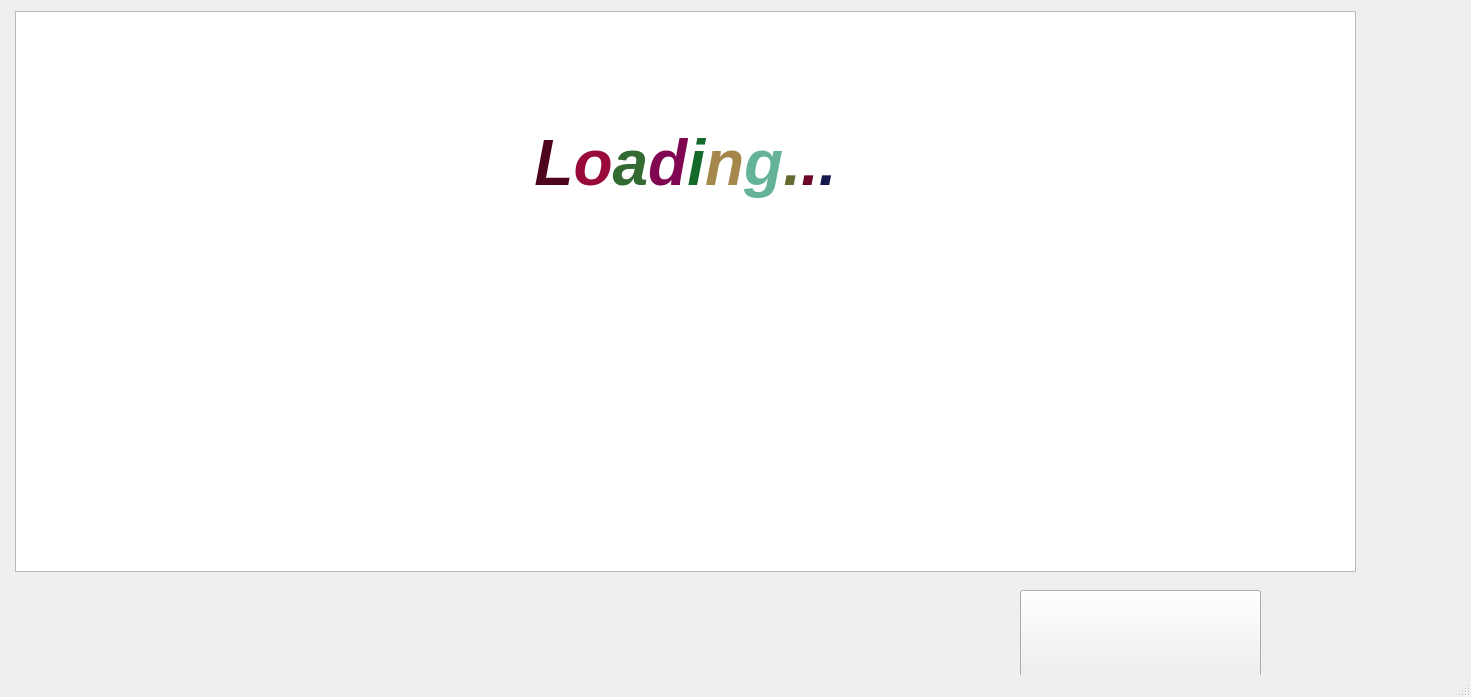
<?xml version="1.0" encoding="UTF-8"?>
<ui version="4.0">
 <class>PIC2TEXT</class>
 <widget class="QMainWindow" name="PIC2TEXT">
  <property name="windowModality">
   <enum>Qt::ApplicationModal</enum>
  </property>
  <property name="geometry">
   <rect>
    <x>0</x>
    <y>0</y>
    <width>1471</width>
    <height>697</height>
   </rect>
  </property>
  <property name="windowTitle">
   <string>PIC2TEXT</string>
  </property>
  <property name="windowIcon">
   <iconset>
    <normaloff>../ICONS/LOGO.png</normaloff>../ICONS/LOGO.png</iconset>
  </property>
  <property name="windowOpacity">
   <double>9.000000000000000</double>
  </property>
  <property name="toolTip">
   <string/>
  </property>
  <widget class="QWidget" name="centralwidget">
   <widget class="QPushButton" name="downloadB">
    <property name="geometry">
     <rect>
      <x>1020</x>
      <y>590</y>
      <width>241</width>
      <height>91</height>
     </rect>
    </property>
    <property name="font">
     <font>
      <family>Franklin Gothic Demi</family>
      <pointsize>26</pointsize>
     </font>
    </property>
    <property name="toolTip">
     <string>&lt;html&gt;&lt;head/&gt;&lt;body&gt;&lt;p&gt;click to convert &lt;/p&gt;&lt;p&gt;file to text&lt;/p&gt;&lt;/body&gt;&lt;/html&gt;</string>
    </property>
    <property name="text">
     <string/>
    </property>
    <property name="icon">
     <iconset>
      <normaloff>../ICONS/DOWNLOAD.png</normaloff>../ICONS/DOWNLOAD.png</iconset>
    </property>
    <property name="iconSize">
     <size>
      <width>201</width>
      <height>80</height>
     </size>
    </property>
   </widget>
   <widget class="QTextEdit" name="textEdit">
    <property name="geometry">
     <rect>
      <x>15</x>
      <y>11</y>
      <width>1341</width>
      <height>561</height>
     </rect>
    </property>
    <property name="readOnly">
     <bool>true</bool>
    </property>
    <property name="html">
     <string>&lt;!DOCTYPE HTML PUBLIC &quot;-//W3C//DTD HTML 4.0//EN&quot; &quot;http://www.w3.org/TR/REC-html40/strict.dtd&quot;&gt;
&lt;html&gt;&lt;head&gt;&lt;meta name=&quot;qrichtext&quot; content=&quot;1&quot; /&gt;&lt;style type=&quot;text/css&quot;&gt;
p, li { white-space: pre-wrap; }
&lt;/style&gt;&lt;/head&gt;&lt;body style=&quot; font-family:'MS Shell Dlg 2'; font-size:8.25pt; font-weight:400; font-style:normal;&quot;&gt;
&lt;p align=&quot;center&quot; style=&quot;-qt-paragraph-type:empty; margin-top:12px; margin-bottom:12px; margin-left:0px; margin-right:0px; -qt-block-indent:0; text-indent:0px;&quot;&gt;&lt;br /&gt;&lt;/p&gt;
&lt;p align=&quot;center&quot; style=&quot;-qt-paragraph-type:empty; margin-top:12px; margin-bottom:12px; margin-left:0px; margin-right:0px; -qt-block-indent:0; text-indent:0px; font-size:48pt; font-weight:600; font-style:italic; color:#4d051c; vertical-align:middle;&quot;&gt;&lt;br /&gt;&lt;/p&gt;
&lt;p align=&quot;center&quot; style=&quot; margin-top:12px; margin-bottom:12px; margin-left:0px; margin-right:0px; -qt-block-indent:0; text-indent:0px;&quot;&gt;&lt;span style=&quot; font-size:48pt; font-weight:600; font-style:italic; color:#4d051c; vertical-align:middle;&quot;&gt;L&lt;/span&gt;&lt;span style=&quot; font-size:48pt; font-weight:600; font-style:italic; color:#9a0a38; vertical-align:middle;&quot;&gt;o&lt;/span&gt;&lt;span style=&quot; font-size:48pt; font-weight:600; font-style:italic; color:#326a32; vertical-align:middle;&quot;&gt;a&lt;/span&gt;&lt;span style=&quot; font-size:48pt; font-weight:600; font-style:italic; color:#810652; vertical-align:middle;&quot;&gt;d&lt;/span&gt;&lt;span style=&quot; font-size:48pt; font-weight:600; font-style:italic; color:#146a28; vertical-align:middle;&quot;&gt;i&lt;/span&gt;&lt;span style=&quot; font-size:48pt; font-weight:600; font-style:italic; color:#a5874b; vertical-align:middle;&quot;&gt;n&lt;/span&gt;&lt;span style=&quot; font-size:48pt; font-weight:600; font-style:italic; color:#64b396; vertical-align:middle;&quot;&gt;g&lt;/span&gt;&lt;span style=&quot; font-size:48pt; font-weight:600; font-style:italic; color:#656a33; vertical-align:middle;&quot;&gt;.&lt;/span&gt;&lt;span style=&quot; font-size:48pt; font-weight:600; font-style:italic; color:#6a0726; vertical-align:middle;&quot;&gt;.&lt;/span&gt;&lt;span style=&quot; font-size:48pt; font-weight:600; font-style:italic; color:#14184d; vertical-align:middle;&quot;&gt;.&lt;/span&gt;&lt;/p&gt;&lt;/body&gt;&lt;/html&gt;</string>
    </property>
    <property name="overwriteMode">
     <bool>true</bool>
    </property>
    <property name="tabStopDistance">
     <double>80.000000000000000</double>
    </property>
   </widget>
   <widget class="QPushButton" name="back">
    <property name="geometry">
     <rect>
      <x>50</x>
      <y>600</y>
      <width>71</width>
      <height>61</height>
     </rect>
    </property>
    <property name="font">
     <font>
      <family>Dubai Medium</family>
      <pointsize>22</pointsize>
     </font>
    </property>
    <property name="toolTip">
     <string>&lt;html&gt;&lt;head/&gt;&lt;body&gt;&lt;p&gt;&lt;span style=&quot; font-size:10pt;&quot;&gt;Click here to go back.&lt;/span&gt;&lt;/p&gt;&lt;/body&gt;&lt;/html&gt;</string>
    </property>
    <property name="text">
     <string/>
    </property>
    <property name="icon">
     <iconset>
      <normaloff>../ICONS/arrow-back-icon.png</normaloff>../ICONS/arrow-back-icon.png</iconset>
    </property>
    <property name="iconSize">
     <size>
      <width>60</width>
      <height>50</height>
     </size>
    </property>
    <property name="autoDefault">
     <bool>false</bool>
    </property>
    <property name="default">
     <bool>false</bool>
    </property>
    <property name="flat">
     <bool>true</bool>
    </property>
   </widget>
  </widget>
  <widget class="QStatusBar" name="statusbar"/>
 </widget>
 <resources/>
 <connections/>
</ui>
